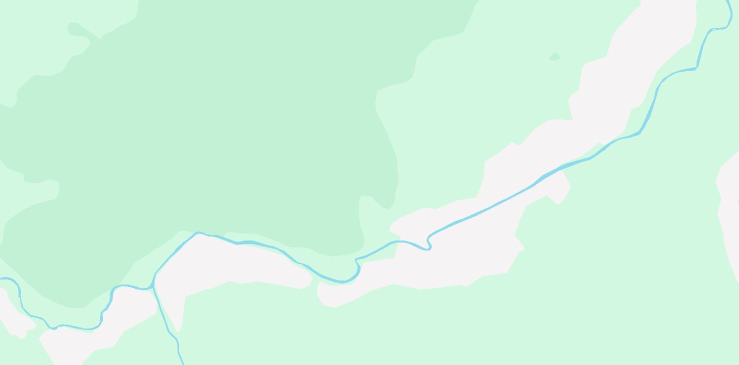
#> input picture maps/map2.JPG, 1478 x 730 px, found by its file name (shown at 1/2 size)
$ python converter.py
#> lines starting #> are read from the running program, lines starting #| are printed output that depends on the picture
### fire_simulation/simulation.py
"""Core fire-spread model.

This file contains the simulation rules used by both the interactive app and the
pytest suites. The model is a cellular automaton:

- The map is represented as a dictionary keyed by grid coordinates `(x, y)`.
- Each cell stores `(color, duration)`, where `color` is the current terrain/fire
  state and `duration` is the number of simulation ticks spent in that state.
- The simulation is stochastic: ignition and burnout use random draws. Tests pass
  an explicit seed through `run_single_simulation`, so scientific/test runs are
  reproducible while the interactive app can still feel naturally variable.

Important behavior encoded here:

- Water is a complete local spread blocker. If an active fire cell touches water,
  it cannot ignite any new cells in that tick.
- Controlled burn does not spread by itself. It can be captured by regular fire
  before it finishes. Once finished, it becomes a burned firebreak and blocks fire.
- Forest is more flammable and also burns longer than green terrain/buildings.
- Wind biases spread probability using an exponential wind factor.
"""

import math
import random
from dataclasses import dataclass
from typing import Dict, Iterable, Optional, Tuple

from PIL import Image


# Canonical colors used inside the simulation. Converted map images must contain
# only these terrain colors; dynamic states such as FIRE1/FIRE2 are drawn later.
FOREST = (51, 204, 51)
WATER = (153, 204, 255)
GREEN = (153, 255, 153)
GROUND = GREEN
BUILDINGS = (230, 230, 230)

WHITE = (255, 255, 255)

FIRE1 = (254, 48, 35)
FIRE2 = (72, 0, 4)
CONTROLLED_BURN = (255, 150, 70)
CONTROLLED_BURNED = (95, 95, 95)

# Terrain cells can be loaded from an image. Blocking cells stop direct ignition;
# path-blocking cells also stop wind-assisted jumps over a barrier.
TERRAIN_TYPES = {FOREST, WATER, GREEN, BUILDINGS}
BLOCKING_TYPES = {WATER, CONTROLLED_BURNED}
PATH_BLOCKING_TYPES = {WATER, CONTROLLED_BURN, CONTROLLED_BURNED}
SPREADING_FIRE_TYPES = {FIRE1}

# Terrain probability and speed values are scaled from Trucchia et al. (2020),
# "PROPAGATOR: An Operational Cellular-Automata Based Wildfire Simulator",
# Fire 3(3), 26. Table 1 gives nominal Fire Spread Probability values and
# nominal Fire Spread Velocity [m/min]. The paper models probability and Rate of
# Spread as separate quantities.
#
# Mapping used here:
#   FOREST    -> Fire-prone conifers, raw probability 0.35, velocity 200 m/min
#   GREEN     -> Grassland, raw probability 0.475, velocity 120 m/min
#   BUILDINGS -> WUI / low-flammable mixed fuel proxy. Pure PROPAGATOR urban is
#                non-vegetated and non-burnable, but this app's "buildings" map
#                class is used for wildland-urban-interface exposure. We use the
#                table value for not-fire-prone forest exposed to fire-prone
#                conifers, raw probability 0.275, velocity 60 m/min.
#   WATER     -> non-burnable blocker, probability 0.
#
# The app has abstract ticks and grid cells rather than real minutes and meters,
# so only one global probability scale is applied. GREEN/Grassland is the visual
# reference class and is scaled to a readable app baseline 0.09. Spread
# speed is normalized by GREEN's 120 m/min velocity.
PROPAGATOR_FOREST_PROBABILITY = 0.35
PROPAGATOR_GREEN_PROBABILITY = 0.475
PROPAGATOR_BUILDINGS_WUI_PROBABILITY = 0.275

PROPAGATOR_FOREST_VELOCITY_M_PER_MIN = 200
PROPAGATOR_GREEN_VELOCITY_M_PER_MIN = 120
PROPAGATOR_BUILDINGS_WUI_VELOCITY_M_PER_MIN = 60

APP_GREEN_BASELINE_PROBABILITY = 0.09
APP_PROBABILITY_SCALE = APP_GREEN_BASELINE_PROBABILITY / PROPAGATOR_GREEN_PROBABILITY


def scaled_probability(raw_probability: float) -> float:
    """Scale a literature probability to this app's abstract visual tick."""
    return raw_probability * APP_PROBABILITY_SCALE


def normalized_speed(raw_velocity_m_per_min: float) -> float:
    """Normalize PROPAGATOR velocity using GREEN/Grassland as the reference."""
    return raw_velocity_m_per_min / PROPAGATOR_GREEN_VELOCITY_M_PER_MIN


DEFAULT_IGNITION_PROBABILITIES = {
    FOREST: scaled_probability(PROPAGATOR_FOREST_PROBABILITY),
    GREEN: scaled_probability(PROPAGATOR_GREEN_PROBABILITY),
    BUILDINGS: scaled_probability(PROPAGATOR_BUILDINGS_WUI_PROBABILITY),
    CONTROLLED_BURN: 1.0,
}

DEFAULT_SPREAD_SPEEDS = {
    FOREST: normalized_speed(PROPAGATOR_FOREST_VELOCITY_M_PER_MIN),
    GREEN: normalized_speed(PROPAGATOR_GREEN_VELOCITY_M_PER_MIN),
    BUILDINGS: normalized_speed(PROPAGATOR_BUILDINGS_WUI_VELOCITY_M_PER_MIN),
    CONTROLLED_BURN: 1.0,
}

# Wind factor from Alexandridis et al. / Karakonstantis & Xylomenos:
#   P_w = exp(V * (c1 + c2 * (cos(theta) - 1)))
# where theta is the angle between wind direction and spread direction. The UI
# stores only direction, so this app uses one nominal wind speed when wind is on.
DEFAULT_WIND_SPEED = 10.0
WIND_C1 = 0.045
WIND_C2 = 0.131

# Fire starts trying to burn out only after this many ticks. Forest fires start
# with a negative duration, which effectively makes them burn longer.
FIRE_BURNOUT_START = 90
FOREST_FIRE_DURATION_BONUS = 55
CONTROLLED_BURN_DURATION = 80

Point = Tuple[int, int]
Color = Tuple[int, int, int]
Grid = Dict[Point, Tuple[Color, int]]


@dataclass(frozen=True)
class SimulationMetrics:
    """Summary values recorded for behavioral, stability, and parameter tests."""

    iteration: int
    burning_cells: int
    burned_cells: int
    controlled_burn_cells: int
    controlled_burned_cells: int
    forest_burning_or_burned_pct: float
    green_burning_or_burned_pct: float
    buildings_burning_or_burned_pct: float
    water_burning_or_burned_pct: float
    fire_center_x: Optional[float]
    fire_center_y: Optional[float]
    wind_bias: float


# [21 lines left out: function load_grid_from_image, not called in this run]


def clone_grid(points: Grid) -> Grid:
    """Copy a grid before a seeded simulation run mutates it."""
    return {point: (color, duration) for point, (color, duration) in points.items()}


# [374 lines left out: functions reflect_coordinate, get_neighbors, path_is_blocked, touches_water, update_grid, effective_ignition_probability and 8 more, not called in this run]

### converter.py
"""Convert map source images into canonical simulation terrain colors.

The source map images contain many slightly different RGB values because of
anti-aliasing around roads, rivers, and terrain boundaries. The simulation cannot
work directly with those thousands of colors, so this converter maps every pixel
to the nearest known source color and then replaces it with one of the canonical
colors from `simulation.py`.

Example:

- A source pixel close to `(195, 241, 213)` becomes `FOREST`.
- A source pixel close to `(143, 218, 237)` becomes `WATER`.
- A source pixel close to `(245, 243, 244)` becomes `BUILDINGS`.

The output image is what the app and tests load.
"""

from PIL import Image
import numpy as np

from simulation import BUILDINGS, FOREST, GREEN, WATER

# Representative source colors sampled from the original map style. These are
# not the final simulation colors; they are anchors for nearest-color matching.
COLORS = {
    "water": (143, 218, 237),
    "forest": (195, 241, 213),
    "green_terrain": (210, 248, 225),
    "buildings": (245, 243, 244),
}

# Mapping from source color names to the canonical terrain colors used by the
# simulation engine.
TERRAIN_BY_COLOR = {
    "water": WATER,
    "forest": FOREST,
    "green_terrain": GREEN,
    "buildings": BUILDINGS,
}


def convert_image(image_path):
    """Convert a source map image to a four-class simulation map.

    Implementation detail:
    `pixels[:, :, None, :] - source_colors` compares every pixel to every source
    palette color at once. Squared RGB distance is enough here because all classes
    are visually well separated. The nearest palette entry chooses the terrain.
    """
#> called with image_path = 'maps/map2.jpg'
    img = Image.open(image_path).convert('RGB')
#> img is the input picture: PIL image 1478x730 RGB; mean R, G, B 209.3, 244.6, 223.7
    pixels = np.array(img)

    source_colors = np.array(list(COLORS.values()), dtype=np.int16)
    terrain_colors = np.array(
        [TERRAIN_BY_COLOR[key] for key in COLORS],
        dtype=np.uint8,
    )

    distances = np.sum(
        (pixels.astype(np.int16)[:, :, None, :] - source_colors) ** 2,
        axis=3,
    )
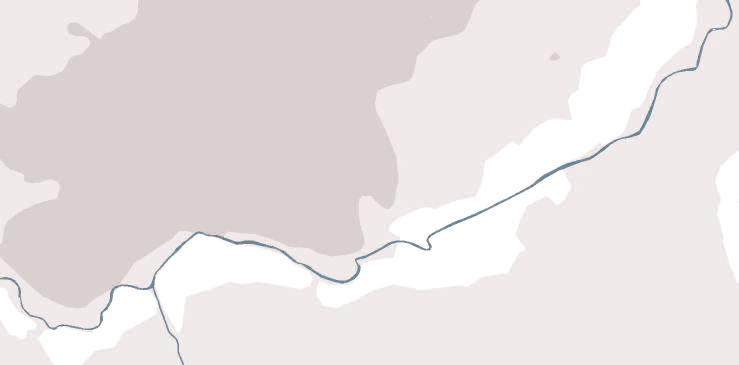
#> distances: shape (730, 1478, 4) int64 (shown at 1/2 size); mean R, G, B, A 5682.3, 738.7, 421.4, 2097.5; transparent parts drawn white
    converted = terrain_colors[np.argmin(distances, axis=2)]
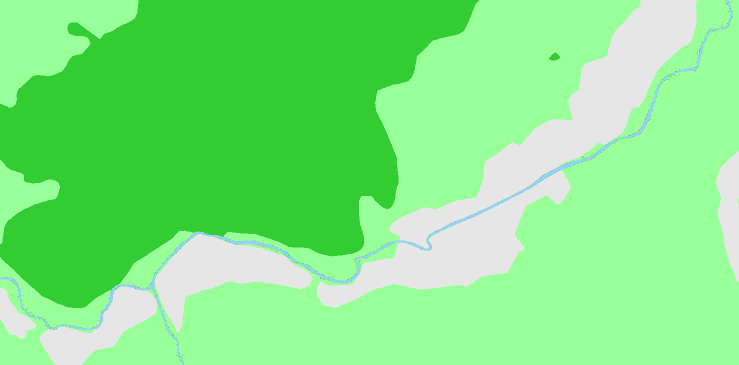
#> converted: shape (730, 1478, 3) (shown at 1/2 size); mean R, G, B 128.5, 233.1, 129.4

    return Image.fromarray(converted)


def main():
    """Manual converter entry point for regenerating the converted map asset."""
    converted_image = convert_image('maps/map2.jpg')
    converted_image.save(f"maps/map2_converted.png")


if __name__ == '__main__':
    main()

$ run again, with maps/map1.JPG copied over maps/map2.JPG
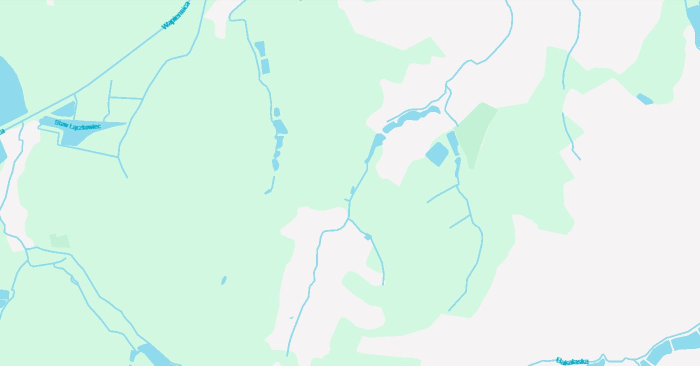
#> input picture maps/map1.JPG, 1400 x 732 px, found by its file name (shown at 1/2 size)
#> in convert_image, img is the input picture: PIL image 1400x732 RGB; mean R, G, B 219.4, 244.8, 232.2
#> in convert_image, `distances = np.sum( (pixels.astype(np.int16)[:, :, None, :] - source_c..`:
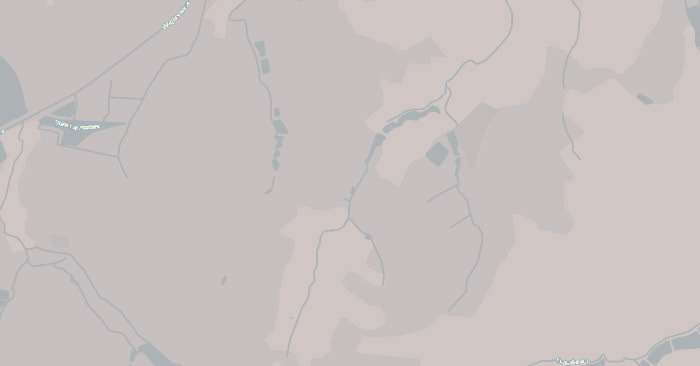
#> distances: shape (732, 1400, 4) int64 (shown at 1/2 size); mean R, G, B, A 7266.2, 1657.9, 811.8, 1415.3; transparent parts drawn white
#> in convert_image, `converted = terrain_colors[np.argmin(distances, axis=2)]`:
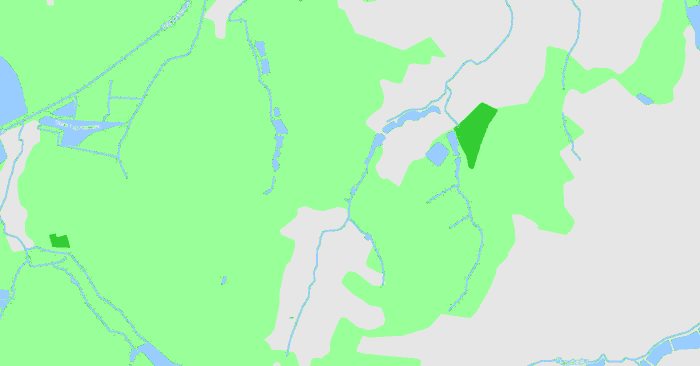
#> converted: shape (732, 1400, 3) (shown at 1/2 size); mean R, G, B 179.4, 243.5, 183.5
